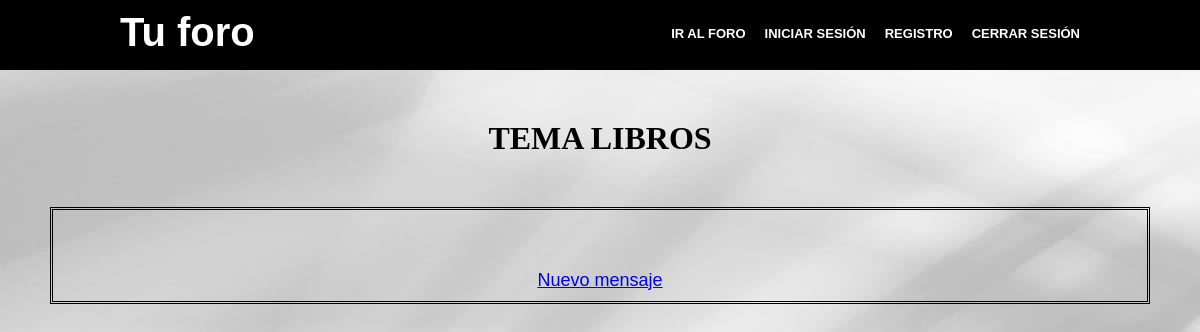
Before: /temaLibros.php with the older database file.
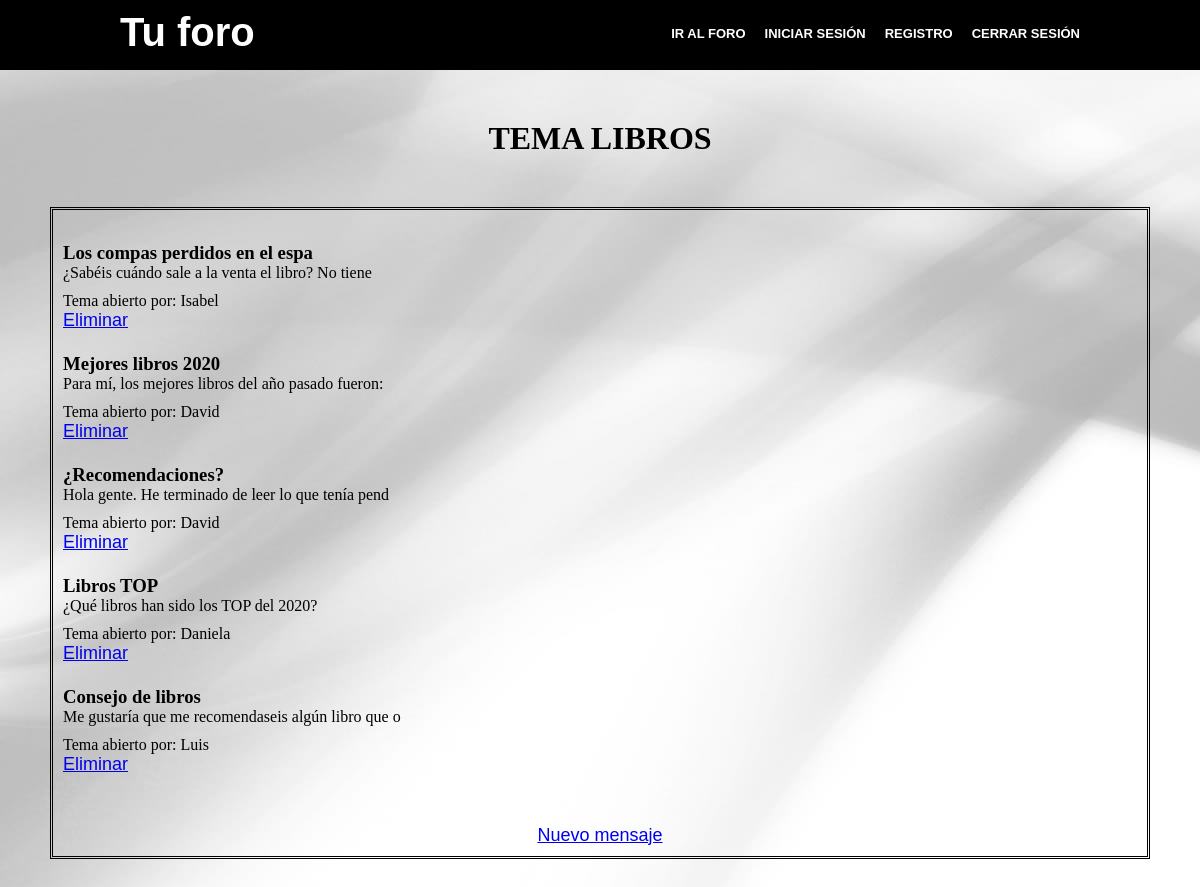
After: the same page with the newer database file.
### tables this page shows
CREATE TABLE `mensaje` (
  `id_mensaje` int(11) NOT NULL,
  `titulo` varchar(30) NOT NULL,
  `mensaje` varchar(50) NOT NULL,
  `id_usuario` int(11) NOT NULL,
  `id_tema` int(11) NOT NULL
);

CREATE TABLE `usuario` (
  `id_usuario` int(2) NOT NULL,
  `nombre` varchar(15) NOT NULL,
  `password` varchar(10) NOT NULL,
  `email` varchar(25) NOT NULL
);

### temaLibros.php (the view, shortened to what this page needs)
<!DOCTYPE html>
<html lang="es">
<head>
    <link href="css/estiloindex.css" rel="stylesheet" type="text/css" />
</head>
<body>
<header>
    <?php
    include 'header.php';
    ?>
</header>
<body>
<h1 style="text-align: center; margin-top: 50px">TEMA LIBROS</h1>
<?php
include "model/conexion.php";
try{
    $sentencia = $bd->prepare('SELECT u.nombre, id_mensaje, id_tema, titulo, mensaje  FROM mensaje m INNER JOIN usuario u on m.id_usuario = u.id_usuario WHERE id_tema = "4"');
    $sentencia->execute();
}catch (PDOException $e){
    echo "ERROR: " . $e->getMessage();
}
   echo '<div style="padding: 10px; margin: 50px; margin-bottom: 150px; border-style: double">';
     while($resultado = $sentencia->fetchAll(PDO::FETCH_ASSOC)){
         foreach ($resultado as $mensaje){
            echo '<h3><br>' . $mensaje['titulo'] . '</h3>';
            echo $mensaje['mensaje'] . '<br>';
            echo '<div style="margin-top: 10px">';
            echo 'Tema abierto por: ' . $mensaje['nombre'] .  '</h3><br>';
            echo '<a href="eliminarMensaje.php?id_mensaje=' . $mensaje['id_mensaje'] . '">Eliminar</a>';
    }
}
?>
<p style="margin-top: 50px" align="center"><a href="nuevoMensajeLibros.php">Nuevo mensaje</a></p>
</body>
</html>

Changed rows visible on the page:
added mensaje: titulo "Consejo de libros", mensaje "Me gustaría que me recomendaseis algún libro que o", id_usuario.nombre "Luis"
now on this page (row edited): mensaje: titulo "Los compas perdidos en el espa", mensaje "¿Sabéis cuándo sale a la venta el libro? No tiene", id_usuario.nombre "Isabel"
now on this page (row edited): mensaje: titulo "Mejores libros 2020", mensaje "Para mí, los mejores libros del año pasado fueron:", id_usuario.nombre "David"
added mensaje: titulo "¿Recomendaciones?", mensaje "Hola gente. He terminado de leer lo que tenía pend", id_usuario.nombre "David"
added mensaje: titulo "Libros TOP", mensaje "¿Qué libros han sido los TOP del 2020?", id_usuario.nombre "Daniela"
